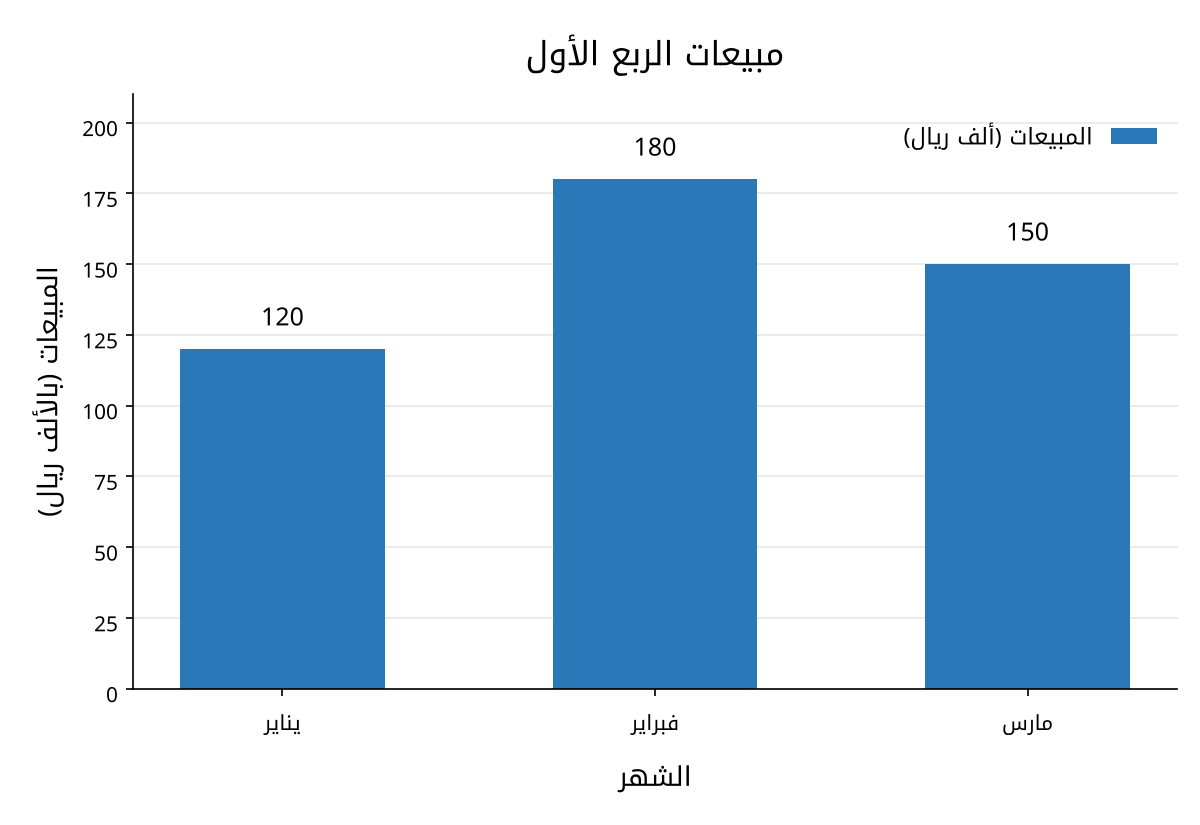

Recreate this plot in Python.
import matplotlib
matplotlib.use("Agg")
import matplotlib.pyplot as plt

# matplotlib >= 3.11 shapes Arabic text and applies bidi natively (no reshaper needed)
plt.rcParams["font.family"] = "Noto Kufi Arabic"
plt.rcParams["axes.unicode_minus"] = False

months = ["يناير", "فبراير", "مارس"]
sales = [120, 180, 150]

fig, ax = plt.subplots(figsize=(8, 5.5), dpi=150)
bars = ax.bar(months, sales, color="#2a78b8", width=0.55, label="المبيعات (ألف ريال)")
ax.bar_label(bars, labels=[str(v) for v in sales], padding=4, fontsize=12)

ax.set_title("مبيعات الربع الأول", fontsize=16, pad=14)
ax.set_xlabel("الشهر", fontsize=13)
ax.set_ylabel("المبيعات (بالألف ريال)", fontsize=13)
ax.set_ylim(0, 210)
ax.spines[["top", "right"]].set_visible(False)
ax.grid(axis="y", alpha=0.3)
ax.set_axisbelow(True)
ax.legend(loc="upper right", fontsize=11, frameon=False, markerfirst=False)

fig.tight_layout()
fig.savefig("chart.png")
